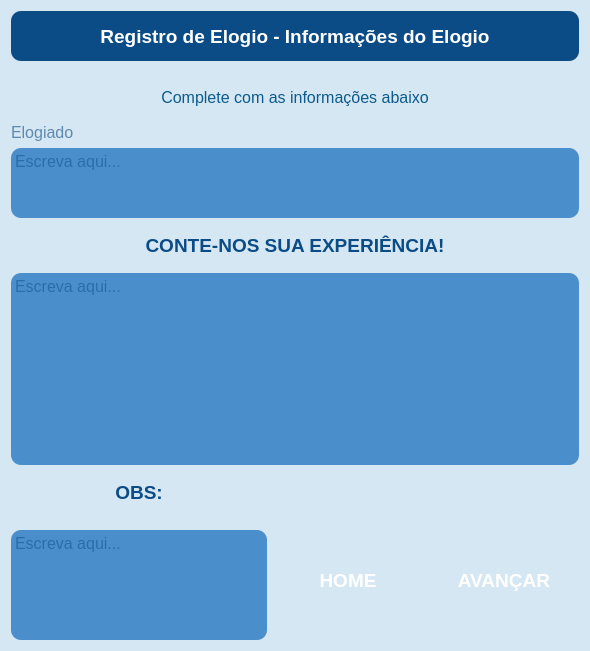
        <widget class="QFrame" name="frame_elogio">
         <property name="minimumSize">
          <size>
           <width>0</width>
           <height>0</height>
          </size>
         </property>
         <property name="maximumSize">
          <size>
           <width>16777215</width>
           <height>16777215</height>
          </size>
         </property>
         <property name="styleSheet">
          <string notr="true">background-color:#D5E7F2;
color: rgb(255, 255, 255);
border: rgb(0, 0, 127);
border-radius: 10px;</string>
         </property>
         <property name="frameShape">
          <enum>QFrame::NoFrame</enum>
         </property>
         <property name="frameShadow">
          <enum>QFrame::Raised</enum>
         </property>
         <layout class="QGridLayout" name="gridLayout_2">
          <item row="7" column="2">
           <widget class="QPushButton" name="btn_enviar">
            <property name="enabled">
             <bool>true</bool>
            </property>
            <property name="sizePolicy">
             <sizepolicy hsizetype="Minimum" vsizetype="Fixed">
              <horstretch>0</horstretch>
              <verstretch>0</verstretch>
             </sizepolicy>
            </property>
            <property name="minimumSize">
             <size>
              <width>150</width>
              <height>50</height>
             </size>
            </property>
            <property name="maximumSize">
             <size>
              <width>300</width>
              <height>120</height>
             </size>
            </property>
            <property name="font">
             <font>
              <pointsize>14</pointsize>
              <weight>75</weight>
              <bold>true</bold>
             </font>
            </property>
            <property name="cursor">
             <cursorShape>PointingHandCursor</cursorShape>
            </property>
            <property name="focusPolicy">
             <enum>Qt::StrongFocus</enum>
            </property>
            <property name="layoutDirection">
             <enum>Qt::LeftToRight</enum>
            </property>
            <property name="styleSheet">
             <string notr="true">\a\QPushButton{
background-color: #F3AA3E;
color: #0D5B8C;
border-radius: 10px;
margin-top:10px
}
QPushButton:pressed{
border: 5px solid #0B4C86;
}\\a</string>
            </property>
            <property name="text">
             <string>AVANÇAR</string>
            </property>
            <property name="autoExclusive">
             <bool>true</bool>
            </property>
            <property name="autoDefault">
             <bool>true</bool>
            </property>
            <property name="default">
             <bool>false</bool>
            </property>
            <property name="flat">
             <bool>false</bool>
            </property>
           </widget>
          </item>
          <item row="1" column="0" colspan="3">
           <widget class="QLabel" name="label">
            <property name="minimumSize">
             <size>
              <width>0</width>
              <height>40</height>
             </size>
            </property>
            <property name="maximumSize">
             <size>
              <width>16777215</width>
              <height>70</height>
             </size>
            </property>
            <property name="font">
             <font>
              <pointsize>12</pointsize>
             </font>
            </property>
            <property name="styleSheet">
             <string notr="true">color: #0D5B8C;</string>
            </property>
            <property name="text">
             <string>Complete com as informações abaixo</string>
            </property>
            <property name="alignment">
             <set>Qt::AlignCenter</set>
            </property>
           </widget>
          </item>
          <item row="3" column="0" colspan="3">
           <widget class="QPlainTextEdit" name="et_nome">
            <property name="sizePolicy">
             <sizepolicy hsizetype="Expanding" vsizetype="Expanding">
              <horstretch>0</horstretch>
              <verstretch>0</verstretch>
             </sizepolicy>
            </property>
            <property name="minimumSize">
             <size>
              <width>0</width>
              <height>30</height>
             </size>
            </property>
            <property name="maximumSize">
             <size>
              <width>16777215</width>
              <height>70</height>
             </size>
            </property>
            <property name="font">
             <font>
              <pointsize>12</pointsize>
             </font>
            </property>
            <property name="styleSheet">
             <string notr="true">QPlainTextEdit {
color: rgb(11, 76, 134);
border-color: rgb(242, 163, 65);
background-color: rgb(74, 143, 204);
}
QPlainTextEdit:focus{
border: 3px solid #F2A341;
}</string>
            </property>
            <property name="frameShape">
             <enum>QFrame::NoFrame</enum>
            </property>
            <property name="tabChangesFocus">
             <bool>true</bool>
            </property>
            <property name="placeholderText">
             <string>Escreva aqui...</string>
            </property>
           </widget>
          </item>
          <item row="0" column="0" colspan="3">
           <widget class="QLabel" name="label_7">
            <property name="enabled">
             <bool>true</bool>
            </property>
            <property name="minimumSize">
             <size>
              <width>0</width>
              <height>60</height>
             </size>
            </property>
            <property name="maximumSize">
             <size>
              <width>16777215</width>
              <height>85</height>
             </size>
            </property>
            <property name="font">
             <font>
              <pointsize>14</pointsize>
              <weight>75</weight>
              <bold>true</bold>
             </font>
            </property>
            <property name="layoutDirection">
             <enum>Qt::LeftToRight</enum>
            </property>
            <property name="styleSheet">
             <string notr="true">background-color: #0B4C86;
color: rgb(255, 255, 255);
border: #F2A341;
border-radius: 10px;
margin-bottom: 10px;</string>
            </property>
            <property name="frameShadow">
             <enum>QFrame::Plain</enum>
            </property>
            <property name="lineWidth">
             <number>1</number>
            </property>
            <property name="text">
             <string>Registro de Elogio - Informações do Elogio</string>
            </property>
            <property name="alignment">
             <set>Qt::AlignCenter</set>
            </property>
           </widget>
          </item>
          <item row="2" column="0" colspan="3">
           <widget class="QLabel" name="label_2">
            <property name="font">
             <font>
              <pointsize>12</pointsize>
             </font>
            </property>
            <property name="styleSheet">
             <string notr="true">color: #5f89af;</string>
            </property>
            <property name="text">
             <string>Elogiado</string>
            </property>
           </widget>
          </item>
          <item row="4" column="0" colspan="3">
           <widget class="QLabel" name="label_5">
            <property name="minimumSize">
             <size>
              <width>0</width>
              <height>40</height>
             </size>
            </property>
            <property name="font">
             <font>
              <pointsize>14</pointsize>
              <weight>75</weight>
              <bold>true</bold>
             </font>
            </property>
            <property name="acceptDrops">
             <bool>false</bool>
            </property>
            <property name="layoutDirection">
             <enum>Qt::LeftToRight</enum>
            </property>
            <property name="styleSheet">
             <string notr="true">color: #0B4C86;
margin: 10px</string>
            </property>
            <property name="text">
             <string>CONTE-NOS SUA EXPERIÊNCIA!</string>
            </property>
            <property name="alignment">
             <set>Qt::AlignCenter</set>
            </property>
           </widget>
          </item>
          <item row="7" column="0">
           <widget class="QPlainTextEdit" name="et_obs">
            <property name="minimumSize">
             <size>
              <width>0</width>
              <height>0</height>
             </size>
            </property>
            <property name="maximumSize">
             <size>
              <width>16777215</width>
              <height>120</height>
             </size>
            </property>
            <property name="font">
             <font>
              <pointsize>12</pointsize>
             </font>
            </property>
            <property name="focusPolicy">
             <enum>Qt::StrongFocus</enum>
            </property>
            <property name="layoutDirection">
             <enum>Qt::LeftToRight</enum>
            </property>
            <property name="styleSheet">
             <string notr="true">QPlainTextEdit {
color: rgb(11, 76, 134);
border-color: rgb(242, 163, 65);
background-color: rgb(74, 143, 204);
margin-top:10px
}
QPlainTextEdit:focus{
border: 3px solid #F2A341;
}QPlainTextEdit {
color: rgb(11, 76, 134);
border-color: rgb(242, 163, 65);
background-color: rgb(74, 143, 204);
margin-top:10px
}
QPlainTextEdit:focus{
border: 3px solid #F2A341;
}QPlainTextEdit {
color: rgb(11, 76, 134);
border-color: rgb(242, 163, 65);
background-color: rgb(74, 143, 204);
margin-top:10px
}
QPlainTextEdit:focus{
border: 3px solid #F2A341;
}</string>
            </property>
            <property name="frameShape">
             <enum>QFrame::NoFrame</enum>
            </property>
            <property name="tabChangesFocus">
             <bool>true</bool>
            </property>
            <property name="placeholderText">
             <string>Escreva aqui...</string>
            </property>
           </widget>
          </item>
          <item row="5" column="0" colspan="3">
           <widget class="QPlainTextEdit" name="et_elogio">
            <property name="minimumSize">
             <size>
              <width>0</width>
              <height>40</height>
             </size>
            </property>
            <property name="maximumSize">
             <size>
              <width>16777215</width>
              <height>16777215</height>
             </size>
            </property>
            <property name="sizeIncrement">
             <size>
              <width>0</width>
              <height>-1</height>
             </size>
            </property>
            <property name="font">
             <font>
              <pointsize>12</pointsize>
             </font>
            </property>
            <property name="focusPolicy">
             <enum>Qt::StrongFocus</enum>
            </property>
            <property name="styleSheet">
             <string notr="true">QPlainTextEdit {
color: rgb(11, 76, 134);
border-color: rgb(242, 163, 65);
background-color: rgb(74, 143, 204);
}
QPlainTextEdit:focus{
border: 3px solid #F2A341;
}</string>
            </property>
            <property name="tabChangesFocus">
             <bool>true</bool>
            </property>
            <property name="placeholderText">
             <string>Escreva aqui...</string>
            </property>
           </widget>
          </item>
          <item row="6" column="0">
           <widget class="QLabel" name="label_6">
            <property name="minimumSize">
             <size>
              <width>0</width>
              <height>0</height>
             </size>
            </property>
            <property name="font">
             <font>
              <pointsize>14</pointsize>
              <weight>75</weight>
              <bold>true</bold>
             </font>
            </property>
            <property name="acceptDrops">
             <bool>false</bool>
            </property>
            <property name="layoutDirection">
             <enum>Qt::LeftToRight</enum>
            </property>
            <property name="styleSheet">
             <string notr="true">color: #0B4C86;
margin: 10px;</string>
            </property>
            <property name="text">
             <string>OBS:</string>
            </property>
            <property name="alignment">
             <set>Qt::AlignCenter</set>
            </property>
           </widget>
          </item>
          <item row="7" column="1">
           <widget class="QPushButton" name="btn_voltar_7">
            <property name="minimumSize">
             <size>
              <width>150</width>
              <height>50</height>
             </size>
            </property>
            <property name="maximumSize">
             <size>
              <width>300</width>
              <height>120</height>
             </size>
            </property>
            <property name="font">
             <font>
              <pointsize>14</pointsize>
              <weight>75</weight>
              <bold>true</bold>
             </font>
            </property>
            <property name="cursor">
             <cursorShape>PointingHandCursor</cursorShape>
            </property>
            <property name="styleSheet">
             <string notr="true">\a\QPushButton{
background-color: #F3AA3E;
color: #0D5B8C;
border-radius: 10px;
margin-top:10px
}
QPushButton:pressed{
border: 5px solid #0B4C86;
}\\a</string>
            </property>
            <property name="text">
             <string>HOME</string>
            </property>
           </widget>
          </item>
         </layout>
         <zorder>label_7</zorder>
         <zorder>btn_enviar</zorder>
         <zorder>label_6</zorder>
         <zorder>et_obs</zorder>
         <zorder>et_elogio</zorder>
         <zorder>label_5</zorder>
         <zorder>et_nome</zorder>
         <zorder>label</zorder>
         <zorder>label_2</zorder>
         <zorder>btn_voltar_7</zorder>
        </widget>
